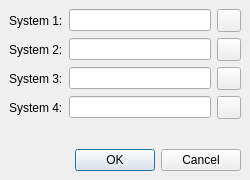
<ui version="4.0" >
 <class>GasChoiceSound</class>
 <widget class="QDialog" name="GasChoiceSound" >
  <property name="windowModality" >
   <enum>Qt::WindowModal</enum>
  </property>
  <property name="geometry" >
   <rect>
    <x>0</x>
    <y>0</y>
    <width>250</width>
    <height>180</height>
   </rect>
  </property>
  <property name="windowTitle" >
   <string>Choice of a sound</string>
  </property>
  <layout class="QVBoxLayout" >
   <property name="spacing" >
    <number>6</number>
   </property>
   <property name="margin" >
    <number>9</number>
   </property>
   <item>
    <layout class="QGridLayout" >
     <property name="margin" >
      <number>0</number>
     </property>
     <property name="spacing" >
      <number>6</number>
     </property>
     <item row="0" column="0" >
      <widget class="QLabel" name="lSystem_1" >
       <property name="text" >
        <string>System 1:</string>
       </property>
      </widget>
     </item>
     <item row="2" column="0" >
      <widget class="QLabel" name="lSystem_3" >
       <property name="text" >
        <string>System 3:</string>
       </property>
      </widget>
     </item>
     <item row="2" column="2" >
      <widget class="QToolButton" name="tbBrowse_3" >
       <property name="text" >
        <string/>
       </property>
       <property name="icon" >
        <iconset resource="../rsc/gasman.qrc" >
         <normaloff>:/images/open.png</normaloff>:/images/open.png</iconset>
       </property>
      </widget>
     </item>
     <item row="1" column="1" >
      <widget class="QLineEdit" name="leSystem_2" />
     </item>
     <item row="3" column="0" >
      <widget class="QLabel" name="lSystem_4" >
       <property name="text" >
        <string>System 4:</string>
       </property>
      </widget>
     </item>
     <item row="2" column="1" >
      <widget class="QLineEdit" name="leSystem_3" />
     </item>
     <item row="3" column="2" >
      <widget class="QToolButton" name="tbBrowse_4" >
       <property name="text" >
        <string/>
       </property>
       <property name="icon" >
        <iconset resource="../rsc/gasman.qrc" >
         <normaloff>:/images/open.png</normaloff>:/images/open.png</iconset>
       </property>
      </widget>
     </item>
     <item row="1" column="0" >
      <widget class="QLabel" name="lSystem_2" >
       <property name="text" >
        <string>System 2:</string>
       </property>
      </widget>
     </item>
     <item row="0" column="1" >
      <widget class="QLineEdit" name="leSystem_1" />
     </item>
     <item row="1" column="2" >
      <widget class="QToolButton" name="tbBrowse_2" >
       <property name="text" >
        <string/>
       </property>
       <property name="icon" >
        <iconset resource="../rsc/gasman.qrc" >
         <normaloff>:/images/open.png</normaloff>:/images/open.png</iconset>
       </property>
      </widget>
     </item>
     <item row="0" column="2" >
      <widget class="QToolButton" name="tbBrowse_1" >
       <property name="text" >
        <string/>
       </property>
       <property name="icon" >
        <iconset resource="../rsc/gasman.qrc" >
         <normaloff>:/images/open.png</normaloff>:/images/open.png</iconset>
       </property>
      </widget>
     </item>
     <item row="3" column="1" >
      <widget class="QLineEdit" name="leSystem_4" />
     </item>
    </layout>
   </item>
   <item>
    <spacer>
     <property name="orientation" >
      <enum>Qt::Vertical</enum>
     </property>
     <property name="sizeHint" stdset="0" >
      <size>
       <width>20</width>
       <height>10</height>
      </size>
     </property>
    </spacer>
   </item>
   <item>
    <widget class="QDialogButtonBox" name="buttonBox" >
     <property name="orientation" >
      <enum>Qt::Horizontal</enum>
     </property>
     <property name="standardButtons" >
      <set>QDialogButtonBox::Cancel|QDialogButtonBox::Ok</set>
     </property>
    </widget>
   </item>
  </layout>
 </widget>
 <tabstops>
  <tabstop>leSystem_1</tabstop>
  <tabstop>tbBrowse_1</tabstop>
  <tabstop>leSystem_2</tabstop>
  <tabstop>tbBrowse_2</tabstop>
  <tabstop>leSystem_3</tabstop>
  <tabstop>tbBrowse_3</tabstop>
  <tabstop>leSystem_4</tabstop>
  <tabstop>tbBrowse_4</tabstop>
  <tabstop>buttonBox</tabstop>
 </tabstops>
 <resources>
  <include location="../rsc/gasman.qrc" />
 </resources>
 <connections/>
</ui>
